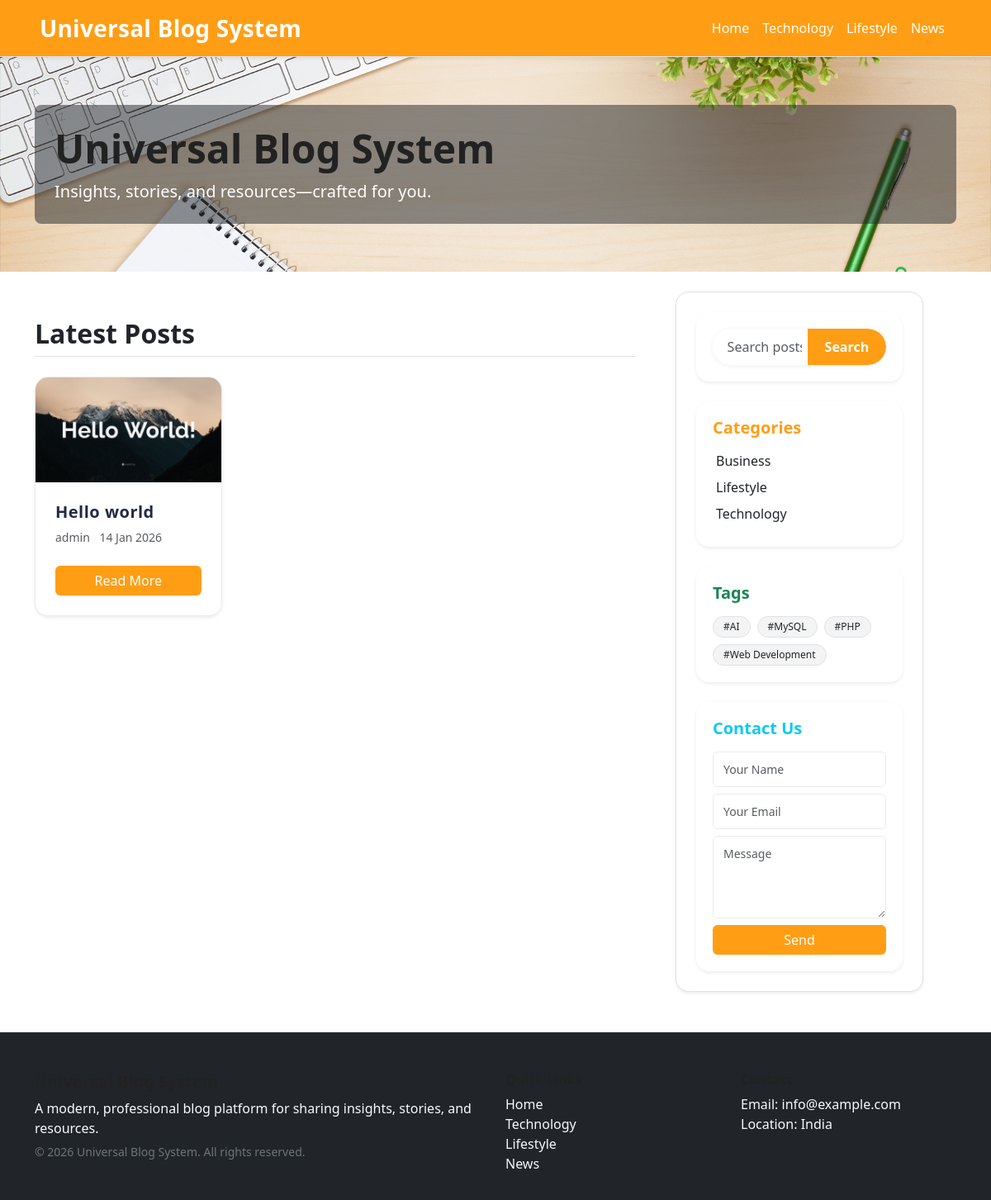
/blog/index.php, run on the app's committed database.
### tables this page shows
CREATE TABLE `posts` (
  `id` int(11) NOT NULL,
  `user_id` int(11) NOT NULL,
  `title` varchar(255) NOT NULL,
  `slug` varchar(255) NOT NULL,
  `canonical_url` varchar(500) DEFAULT NULL,
  `content` text NOT NULL,
  `excerpt` text DEFAULT NULL,
  `status` enum('draft','published','archived','trash') DEFAULT 'draft',
  `created_at` datetime DEFAULT current_timestamp(),
  `updated_at` datetime DEFAULT current_timestamp() ON UPDATE current_timestamp(),
  `published_at` datetime DEFAULT NULL,
  `featured_image` varchar(255) DEFAULT NULL,
  `featured_image_alt` varchar(255) DEFAULT NULL,
  `meta_title` varchar(255) DEFAULT NULL,
  `meta_keywords` varchar(255) DEFAULT NULL,
  `meta_description` text DEFAULT NULL,
  `index_status` enum('index','noindex') DEFAULT 'index',
  `schema_type` varchar(50) DEFAULT 'BlogPosting',
  `schema_organization` varchar(255) DEFAULT NULL,
  `schema_logo` varchar(500) DEFAULT NULL
);

CREATE TABLE `users` (
  `id` int(11) NOT NULL,
  `username` varchar(50) NOT NULL,
  `email` varchar(100) NOT NULL,
  `password` varchar(255) NOT NULL,
  `display_name` varchar(100) DEFAULT NULL,
  `role` enum('admin','author','editor') DEFAULT 'author',
  `created_at` datetime DEFAULT current_timestamp()
);

CREATE TABLE `categories` (
  `id` int(11) NOT NULL,
  `name` varchar(100) NOT NULL,
  `slug` varchar(100) NOT NULL,
  `description` text DEFAULT NULL
);

CREATE TABLE `tags` (
  `id` int(11) NOT NULL,
  `name` varchar(100) NOT NULL,
  `slug` varchar(100) NOT NULL
);

### blog/includes/config.php (called while the page is built)
<?php
return [
    'base_url' => '/blog-management-system/blog/',
    'primary_color' => '#ff9e15',
    'site_name' => 'Universal Blog System',
    'banner_image' => 'assets/img/banner.png',
    'asset_base' => '',
    'dsn' => 'mysql:host=localhost;dbname=blog-managment-system;charset=utf8mb4',
    'db_user' => 'root',
    'db_pass' => '',
];

### blog/index.php (the view, shortened to what this page needs)
<?php
require_once __DIR__ . '/includes/db.php';
$config = require __DIR__ . '/includes/config.php';
$perPage = 6;
$page = isset($_GET['page']) && is_numeric($_GET['page']) && $_GET['page'] > 0 ? (int)$_GET['page'] : 1;
$offset = ($page - 1) * $perPage;
$stmt = $pdo->prepare("
    SELECT p.id, p.title, p.slug, p.created_at, p.meta_description, p.featured_image, u.username
    FROM posts p
    JOIN users u ON p.user_id = u.id
    WHERE p.status='published'
    ORDER BY p.created_at DESC
    LIMIT :limit OFFSET :offset
");
$stmt->bindValue(':limit', $perPage, PDO::PARAM_INT);
$stmt->bindValue(':offset', $offset, PDO::PARAM_INT);
$stmt->execute();
$posts = $stmt->fetchAll();
?>
<!DOCTYPE html>
<html lang="en">
<head>
    <link href="https://cdn.jsdelivr.net/npm/bootstrap@5.3.2/dist/css/bootstrap.min.css" rel="stylesheet">
    <link rel="stylesheet" href="assets/css/style.css">
</head>
<body>
    <?php require __DIR__ . '/includes/header.php'; ?>
    <section class="banner-section mb-4" style="background: url('<?= htmlspecialchars($config['banner_image']) ?>') center/cover no-repeat; min-height: 260px; display: flex; align-items: center;">
        <div class="container py-5">
            <div class="text-white bg-dark bg-opacity-50 p-4 rounded-3" >
                <h1 class="display-5 fw-bold mb-2"><?= htmlspecialchars($config['site_name']) ?></h1>
                <p class="lead mb-0">Insights, stories, and resources—crafted for you.</p>
            </div>
        </div>
    </section>
    <div class="container">
        <div class="row gy-5 gx-lg-5">
            <main class="col-lg-8">
                <section class="mb-5">
                    <h2 class="mb-4 fw-bold border-bottom pb-2 text-dark">Latest Posts</h2>
                    <div class="row g-4">
                        <?php foreach ($posts as $post): ?>
                            <div class="col-md-4">
                                <div class="card blog-card h-100 border-0 shadow-sm rounded-4 overflow-hidden">
                                    <a href="<?= $config['base_url'] ?><?= htmlspecialchars($post['slug']) ?>" class="d-block ratio ratio-16x9 bg-light blog-thumb-wrap">
                                        <?php
                                        $imgSrc = (!empty($post['featured_image']))
                                            ? $post['featured_image']
                                            : 'assets/img/default.jpg';
                                        ?>
                                        <img src="<?= htmlspecialchars($imgSrc) ?>" class="object-fit-cover w-100 h-100 blog-thumb" alt="<?= htmlspecialchars($post['title']) ?>">
                                    </a>
                                    <div class="card-body d-flex flex-column p-4">
                                        <h5 class="card-title mb-2 fw-semibold"><a href="<?= $config['base_url'] ?><?= htmlspecialchars($post['slug']) ?>" class="text-decoration-none text-dark blog-title-link"><?=htmlspecialchars($post['title'])?></a></h5>
                                        <div class="mb-2 text-muted small">
                                            <span class="me-2"><i class="bi bi-person"></i> <?=htmlspecialchars($post['username'])?></span>
                                            <span><i class="bi bi-calendar"></i> <?=date('d M Y', strtotime($post['created_at']))?></span>
                                        </div>
                                        <a href="<?= $config['base_url'] ?><?= htmlspecialchars($post['slug']) ?>" class="btn btn-primary sidebar-btn mt-auto px-4">Read More</a>
                                    </div>
                                </div>
                            </div>
                        <?php endforeach; ?>
                    </div>
                </section>
            </main>
            <aside class="col-lg-4">
                <div class="sidebar bg-white border rounded-4 shadow-sm p-4 sticky-top" style="top: 90px;">
                    <?php require __DIR__ . '/includes/sidebar.php'; ?>
                </div>
            </aside>
        </div>
    </div>
    <?php require __DIR__ . '/includes/footer.php'; ?>
</body>
</html>

### blog/includes/sidebar.php (shortened to what this page needs)
<?php
require_once __DIR__ . '/db.php';
$cats = $pdo->query("SELECT name, slug FROM categories ORDER BY name")->fetchAll();
$tags = $pdo->query("SELECT name, slug FROM tags ORDER BY name LIMIT 15")->fetchAll();
?>
<aside class="blog-sidebar">
    <div class="card mb-4 border-0 shadow-sm rounded-4">
        <div class="card-body">
            <form class="sidebar-search-form" action="/blog" method="get" autocomplete="off">
                <div class="input-group">
                    <input type="text" name="q" class="form-control" placeholder="Search posts..." value="<?=isset($_GET['q']) ? htmlspecialchars($_GET['q']) : ''?>">
                    <button class="btn btn-primary sidebar-btn" type="submit"><i class="bi bi-search"></i> Search</button>
                </div>
            </form>
        </div>
    </div>
    <div class="card mb-4 border-0 shadow-sm rounded-4">
        <div class="card-body">
            <h5 class="card-title mb-3 fw-bold text-primary">Categories</h5>
            <ul class="list-unstyled mb-0">
                <?php foreach ($cats as $cat): ?>
                    <li class="mb-2"><a href="#" class="text-decoration-none text-dark sidebar-link"><i class="bi bi-folder me-1"></i><?=htmlspecialchars($cat['name'])?></a></li>
                <?php endforeach; ?>
            </ul>
        </div>
    </div>
    <div class="card mb-4 border-0 shadow-sm rounded-4">
        <div class="card-body">
            <h5 class="card-title mb-3 fw-bold text-success">Tags</h5>
            <div class="d-flex flex-wrap gap-2">
                <?php foreach ($tags as $tag): ?>
                     <a href="#" class="badge bg-light text-dark border sidebar-link">#<?=htmlspecialchars($tag['name'])?></a>
                <?php endforeach; ?>
            </div>
        </div>
    </div>
    <div class="card border-0 shadow-sm rounded-4">
        <div class="card-body">
            <h5 class="card-title mb-3 fw-bold text-info">Contact Us</h5>
            <form method="post" action="#" autocomplete="off">
                <div class="mb-2">
                    <input type="text" class="form-control" name="name" placeholder="Your Name" required>
                </div>
                <div class="mb-2">
                    <input type="email" class="form-control" name="email" placeholder="Your Email" required>
                </div>
                <div class="mb-2">
                    <textarea class="form-control" name="message" rows="2" placeholder="Message" required></textarea>
                </div>
                <button type="submit" class="btn btn-info w-100 text-white sidebar-btn">Send</button>
            </form>
        </div>
    </div>
</aside>

### blog/assets/css/style.css (style rules this page uses)
.sidebar-search-form .input-group { border-radius: 2rem; overflow: hidden; box-shadow: 0 1px 6px #0001; }
.sidebar-search-form .form-control { border: none; border-radius: 2rem 0 0 2rem; background: #f8f9fa; font-size: 1rem; padding-left: 1.1rem; padding-right: 0.5rem; box-shadow: none; }
.sidebar-search-form .btn.sidebar-btn { border-radius: 0 2rem 2rem 0; font-weight: 600; background: linear-gradient(90deg, #0d6efd 60%, #0a58ca 100%); color: #fff; border: none; padding: 0 1.3rem; transition: background .2s, color .2s, box-shadow .2s; }
.blog-card { background: #fff !important; border: 1px solid #e6e6e6 !important; color: #222 !important; box-shadow: 0 2px 12px #0001; }
.blog-card .card-body { background: #fff !important; color: #222 !important; }
.sidebar { width: 300px; background: #f4f4f4; border-radius: 10px; box-shadow: 0 2px 8px #0001; padding: 1.5rem 1.2rem; }
.sidebar ul { list-style: none; padding: 0; margin: 0; }
.sidebar ul li { margin-bottom: 0.7em; }
.sidebar ul li a { color: #232946; text-decoration: none; }
body { font-family: Arial, sans-serif; background: #fff !important; color: #222; margin: 0; }
h1 { margin: 0; font-size: 2rem; }
main { max-width: 700px; margin: 2rem auto; background: transparent; padding: 2rem; border-radius: 8px; box-shadow: none; }
.blog-link, a { color: var(--blog-link); background: transparent; transition: color 0.2s; }
:root { --blog-bg: #f7f8fa; --blog-card-bg: #fff; --blog-header-bg: #ff9e15; --blog-footer-bg: #22223b; --blog-primary: #ff9e15; --blog-primary-dark: #e88a00; --blog-btn-bg: var(--blog-primary); --blog-btn-hover: var(--blog-primary-dark); --blog-btn-text: #fff; --blog-text: #222; --blog-link: #222; --blog-link-hover: var(--blog-primary); --blog-border: #eaeaea; }
h1, h2, h3, h4, h5, h6 { color: var(--blog-text); }
.blog-btn, .btn, .btn-primary { background: var(--blog-btn-bg) !important; color: var(--blog-btn-text) !important; border: none !important; }
.card, .blog-card-bg { color: var(--blog-text) !important; border-color: var(--blog-border) !important; }
.blog-link, a { color: var(--blog-link); }
.bg-primary, .navbar.bg-primary, .btn-primary, .page-link.active, .badge.bg-warning, .form-control:focus, .btn-outline-primary { background-color: #ffffff !important; color: #000 !important; border-color: var(--blog-primary) !important; }
.bg-light, .card, .form-control { background-color: var(--blog-card-bg) !important; }
.text-primary, .nav-link.active, .page-link.active { color: var(--blog-primary) !important; }
body { font-family: 'Segoe UI', Arial, sans-serif; background: #f7f8fa; margin: 0; color: #222; }
:root { --blog-bg: #f7f8fa; --blog-card-bg: #fff; --blog-primary: #ff9e15; --blog-primary-dark: #e88a00; --blog-btn-bg: var(--blog-primary); --blog-btn-hover: var(--blog-primary-dark); --blog-btn-text: #fff; --blog-text: #222; --blog-link: #222; --blog-link-hover: var(--blog-primary); --blog-border: #eaeaea; }
body { font-family: 'Segoe UI', Arial, sans-serif; background: var(--blog-bg); margin: 0; color: var(--blog-text); }
.btn-primary { background: var(--blog-btn-bg) !important; color: var(--blog-btn-text) !important; border: none; }
a { color: var(--blog-link); text-decoration: none; }
.card { border-color: var(--blog-border) !important; }
.input-group { box-shadow: 0 2px 8px rgba(0, 0, 0, 0.1); border-radius: 8px; overflow: hidden; }
.form-control { border: 1px solid var(--blog-border); padding: 12px 15px; }
.card.border-0 { background: var(--blog-card-bg); border-radius: 8px; overflow: hidden; box-shadow: 0 2px 8px rgba(0, 0, 0, 0.1); }
.card-body { padding: 20px; }
.form-control, .form-select { border: 1px solid var(--blog-border); border-radius: 6px; padding: 10px 12px; font-size: 14px; transition: all 0.3s; }
textarea.form-control { resize: vertical; min-height: 100px; }
.badge { padding: 6px 12px; border-radius: 20px; font-weight: 500; }
.badge.bg-light { background: #f4f4f4 !important; color: #000; border: 1px solid var(--blog-border); }

### data on the page
posts: featured_image (picture), title "Hello world", user.username "admin", created_at "14 Jan 2026"
categories: name "Business"
categories: name "Lifestyle"
categories: name "Technology"
tags: name "AI"
tags: name "MySQL"
tags: name "PHP"
tags: name "Web Development"

### other printed values
$config['site_name'] "Universal Blog System"
